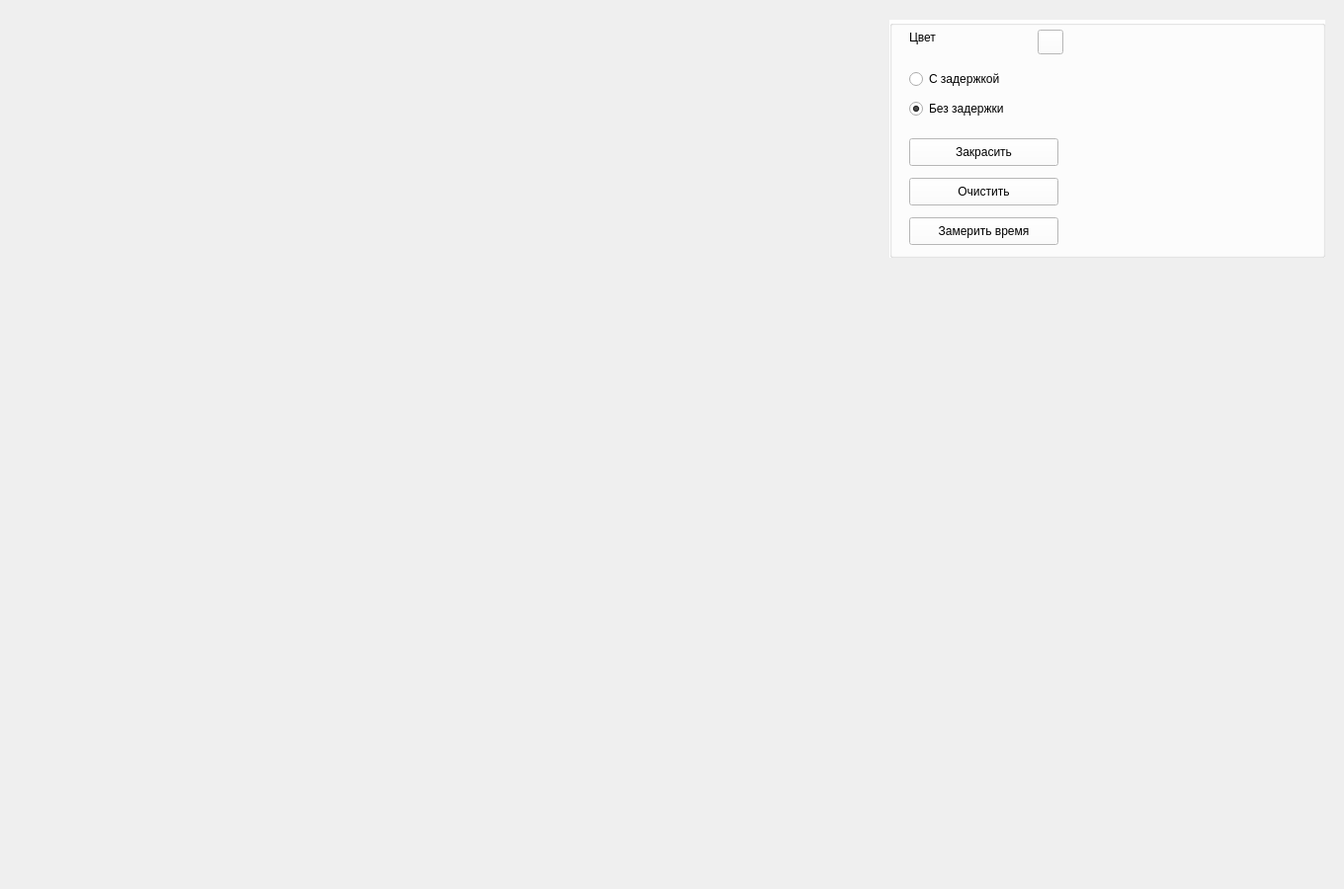
<?xml version="1.0" encoding="UTF-8"?>
<ui version="4.0">
 <class>MainWindow</class>
 <widget class="QMainWindow" name="MainWindow">
  <property name="geometry">
   <rect>
    <x>0</x>
    <y>0</y>
    <width>1360</width>
    <height>900</height>
   </rect>
  </property>
  <property name="minimumSize">
   <size>
    <width>1360</width>
    <height>900</height>
   </size>
  </property>
  <property name="maximumSize">
   <size>
    <width>1360</width>
    <height>900</height>
   </size>
  </property>
  <property name="windowTitle">
   <string>MainWindow</string>
  </property>
  <widget class="QWidget" name="centralwidget">
   <widget class="QLabel" name="canvas">
    <property name="geometry">
     <rect>
      <x>20</x>
      <y>20</y>
      <width>861</width>
      <height>861</height>
     </rect>
    </property>
    <property name="palette">
     <palette>
      <active>
       <colorrole role="Base">
        <brush brushstyle="SolidPattern">
         <color alpha="255">
          <red>85</red>
          <green>0</green>
          <blue>0</blue>
         </color>
        </brush>
       </colorrole>
       <colorrole role="Window">
        <brush brushstyle="SolidPattern">
         <color alpha="255">
          <red>255</red>
          <green>255</green>
          <blue>255</blue>
         </color>
        </brush>
       </colorrole>
       <colorrole role="AlternateBase">
        <brush brushstyle="SolidPattern">
         <color alpha="255">
          <red>255</red>
          <green>255</green>
          <blue>255</blue>
         </color>
        </brush>
       </colorrole>
      </active>
      <inactive>
       <colorrole role="Base">
        <brush brushstyle="SolidPattern">
         <color alpha="255">
          <red>85</red>
          <green>0</green>
          <blue>0</blue>
         </color>
        </brush>
       </colorrole>
       <colorrole role="Window">
        <brush brushstyle="SolidPattern">
         <color alpha="255">
          <red>255</red>
          <green>255</green>
          <blue>255</blue>
         </color>
        </brush>
       </colorrole>
       <colorrole role="AlternateBase">
        <brush brushstyle="SolidPattern">
         <color alpha="255">
          <red>255</red>
          <green>255</green>
          <blue>255</blue>
         </color>
        </brush>
       </colorrole>
      </inactive>
      <disabled>
       <colorrole role="Base">
        <brush brushstyle="SolidPattern">
         <color alpha="255">
          <red>255</red>
          <green>255</green>
          <blue>255</blue>
         </color>
        </brush>
       </colorrole>
       <colorrole role="Window">
        <brush brushstyle="SolidPattern">
         <color alpha="255">
          <red>255</red>
          <green>255</green>
          <blue>255</blue>
         </color>
        </brush>
       </colorrole>
       <colorrole role="AlternateBase">
        <brush brushstyle="SolidPattern">
         <color alpha="255">
          <red>255</red>
          <green>255</green>
          <blue>255</blue>
         </color>
        </brush>
       </colorrole>
      </disabled>
     </palette>
    </property>
    <property name="text">
     <string/>
    </property>
   </widget>
   <widget class="QGroupBox" name="groupBox">
    <property name="geometry">
     <rect>
      <x>900</x>
      <y>20</y>
      <width>441</width>
      <height>241</height>
     </rect>
    </property>
    <property name="palette">
     <palette>
      <active>
       <colorrole role="Button">
        <brush brushstyle="SolidPattern">
         <color alpha="255">
          <red>255</red>
          <green>255</green>
          <blue>255</blue>
         </color>
        </brush>
       </colorrole>
       <colorrole role="Base">
        <brush brushstyle="SolidPattern">
         <color alpha="255">
          <red>255</red>
          <green>255</green>
          <blue>255</blue>
         </color>
        </brush>
       </colorrole>
       <colorrole role="Window">
        <brush brushstyle="SolidPattern">
         <color alpha="255">
          <red>255</red>
          <green>255</green>
          <blue>255</blue>
         </color>
        </brush>
       </colorrole>
       <colorrole role="AlternateBase">
        <brush brushstyle="SolidPattern">
         <color alpha="255">
          <red>255</red>
          <green>255</green>
          <blue>255</blue>
         </color>
        </brush>
       </colorrole>
      </active>
      <inactive>
       <colorrole role="Button">
        <brush brushstyle="SolidPattern">
         <color alpha="255">
          <red>255</red>
          <green>255</green>
          <blue>255</blue>
         </color>
        </brush>
       </colorrole>
       <colorrole role="Base">
        <brush brushstyle="SolidPattern">
         <color alpha="255">
          <red>255</red>
          <green>255</green>
          <blue>255</blue>
         </color>
        </brush>
       </colorrole>
       <colorrole role="Window">
        <brush brushstyle="SolidPattern">
         <color alpha="255">
          <red>255</red>
          <green>255</green>
          <blue>255</blue>
         </color>
        </brush>
       </colorrole>
       <colorrole role="AlternateBase">
        <brush brushstyle="SolidPattern">
         <color alpha="255">
          <red>255</red>
          <green>255</green>
          <blue>255</blue>
         </color>
        </brush>
       </colorrole>
      </inactive>
      <disabled>
       <colorrole role="Button">
        <brush brushstyle="SolidPattern">
         <color alpha="255">
          <red>255</red>
          <green>255</green>
          <blue>255</blue>
         </color>
        </brush>
       </colorrole>
       <colorrole role="Base">
        <brush brushstyle="SolidPattern">
         <color alpha="255">
          <red>255</red>
          <green>255</green>
          <blue>255</blue>
         </color>
        </brush>
       </colorrole>
       <colorrole role="Window">
        <brush brushstyle="SolidPattern">
         <color alpha="255">
          <red>255</red>
          <green>255</green>
          <blue>255</blue>
         </color>
        </brush>
       </colorrole>
       <colorrole role="AlternateBase">
        <brush brushstyle="SolidPattern">
         <color alpha="255">
          <red>255</red>
          <green>255</green>
          <blue>255</blue>
         </color>
        </brush>
       </colorrole>
      </disabled>
     </palette>
    </property>
    <property name="autoFillBackground">
     <bool>true</bool>
    </property>
    <property name="title">
     <string/>
    </property>
    <property name="flat">
     <bool>false</bool>
    </property>
    <widget class="QPushButton" name="clearButton">
     <property name="geometry">
      <rect>
       <x>20</x>
       <y>160</y>
       <width>151</width>
       <height>28</height>
      </rect>
     </property>
     <property name="text">
      <string>Очистить</string>
     </property>
    </widget>
    <widget class="QPushButton" name="colorButton">
     <property name="geometry">
      <rect>
       <x>150</x>
       <y>10</y>
       <width>26</width>
       <height>25</height>
      </rect>
     </property>
     <property name="text">
      <string/>
     </property>
    </widget>
    <widget class="QLabel" name="colorLabel">
     <property name="geometry">
      <rect>
       <x>20</x>
       <y>10</y>
       <width>121</width>
       <height>16</height>
      </rect>
     </property>
     <property name="text">
      <string>Цвет</string>
     </property>
    </widget>
    <widget class="QRadioButton" name="delayButton">
     <property name="geometry">
      <rect>
       <x>20</x>
       <y>50</y>
       <width>181</width>
       <height>20</height>
      </rect>
     </property>
     <property name="text">
      <string>С задержкой</string>
     </property>
    </widget>
    <widget class="QRadioButton" name="delayButton_2">
     <property name="geometry">
      <rect>
       <x>20</x>
       <y>80</y>
       <width>181</width>
       <height>20</height>
      </rect>
     </property>
     <property name="text">
      <string>Без задержки</string>
     </property>
     <property name="checked">
      <bool>true</bool>
     </property>
    </widget>
    <widget class="QPushButton" name="fillButton">
     <property name="geometry">
      <rect>
       <x>20</x>
       <y>120</y>
       <width>151</width>
       <height>28</height>
      </rect>
     </property>
     <property name="text">
      <string>Закрасить</string>
     </property>
    </widget>
    <widget class="QPushButton" name="timeButton">
     <property name="geometry">
      <rect>
       <x>20</x>
       <y>200</y>
       <width>151</width>
       <height>28</height>
      </rect>
     </property>
     <property name="text">
      <string>Замерить время</string>
     </property>
    </widget>
    <widget class="QLabel" name="timeLabel">
     <property name="geometry">
      <rect>
       <x>190</x>
       <y>205</y>
       <width>231</width>
       <height>21</height>
      </rect>
     </property>
     <property name="text">
      <string/>
     </property>
    </widget>
   </widget>
   <widget class="QLabel" name="errorLabel">
    <property name="geometry">
     <rect>
      <x>900</x>
      <y>280</y>
      <width>401</width>
      <height>31</height>
     </rect>
    </property>
    <property name="palette">
     <palette>
      <active>
       <colorrole role="WindowText">
        <brush brushstyle="SolidPattern">
         <color alpha="255">
          <red>255</red>
          <green>0</green>
          <blue>0</blue>
         </color>
        </brush>
       </colorrole>
       <colorrole role="ButtonText">
        <brush brushstyle="SolidPattern">
         <color alpha="255">
          <red>255</red>
          <green>0</green>
          <blue>0</blue>
         </color>
        </brush>
       </colorrole>
      </active>
      <inactive>
       <colorrole role="WindowText">
        <brush brushstyle="SolidPattern">
         <color alpha="255">
          <red>255</red>
          <green>0</green>
          <blue>0</blue>
         </color>
        </brush>
       </colorrole>
       <colorrole role="ButtonText">
        <brush brushstyle="SolidPattern">
         <color alpha="255">
          <red>255</red>
          <green>0</green>
          <blue>0</blue>
         </color>
        </brush>
       </colorrole>
      </inactive>
      <disabled>
       <colorrole role="WindowText">
        <brush brushstyle="SolidPattern">
         <color alpha="255">
          <red>120</red>
          <green>120</green>
          <blue>120</blue>
         </color>
        </brush>
       </colorrole>
       <colorrole role="ButtonText">
        <brush brushstyle="SolidPattern">
         <color alpha="255">
          <red>120</red>
          <green>120</green>
          <blue>120</blue>
         </color>
        </brush>
       </colorrole>
      </disabled>
     </palette>
    </property>
    <property name="text">
     <string/>
    </property>
   </widget>
  </widget>
 </widget>
 <resources/>
 <connections/>
</ui>
